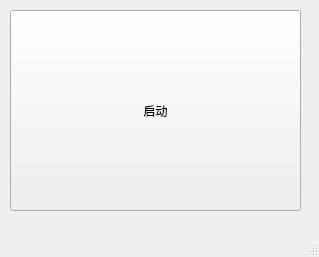
<?xml version="1.0" encoding="UTF-8"?>
<ui version="4.0">
 <class>MainWindow</class>
 <widget class="QMainWindow" name="MainWindow">
  <property name="geometry">
   <rect>
    <x>0</x>
    <y>0</y>
    <width>319</width>
    <height>257</height>
   </rect>
  </property>
  <property name="windowTitle">
   <string>MainWindow</string>
  </property>
  <widget class="QWidget" name="centralwidget">
   <widget class="QPushButton" name="startButton">
    <property name="geometry">
     <rect>
      <x>10</x>
      <y>10</y>
      <width>291</width>
      <height>201</height>
     </rect>
    </property>
    <property name="text">
     <string>启动</string>
    </property>
   </widget>
  </widget>
  <widget class="QMenuBar" name="menubar">
   <property name="geometry">
    <rect>
     <x>0</x>
     <y>0</y>
     <width>319</width>
     <height>23</height>
    </rect>
   </property>
  </widget>
  <widget class="QStatusBar" name="statusbar"/>
 </widget>
 <resources/>
 <connections/>
</ui>
